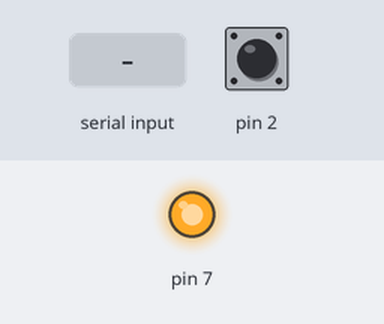
This sketch was run on a simulated Arduino Uno, built with avr-gcc and run on an emulated ATmega328P. On the bench: output pins drawn as LEDs (lit = HIGH). The test bench sets the inputs (shaded band); at power-on: pin 2 HIGH. What the sketch prints to the serial monitor is not drawn.

Above: at 1.2 s.
1.3 s: byte 30 received over Serial
Timing chart, 0 to 4.3 s (numbered marks = the images above; inputs shaded):
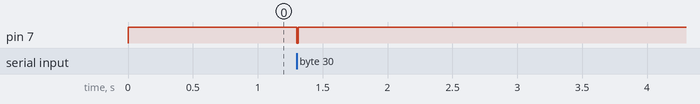

Measured:
- after the input at 1.3 s, pin 7: HIGH → LOW at once, → HIGH 0.01 s later

The sketch:

dispenser.ino
```cpp
#include <Arduino.h>
#include <Servo.h>
#include <Dispenser.h>

int dispense = 0;
long lastAdded = 0;
Dispenser dispenser;


void onButton() {
//    if ((millis() - lastAdded) > 200) {
        dispense++;
        Serial.println(dispense);
//        lastAdded = millis();
//    }
}

void setup() {
    dispenser = Dispenser(9);
    pinMode(2, INPUT_PULLUP);

    pinMode(7, OUTPUT);
    digitalWrite(7, HIGH);
    attachInterrupt(digitalPinToInterrupt(2), onButton, FALLING);
    Serial.begin(9600);
    while (!Serial);
    Serial.println("Started.");
}

void loop() {
    if (Serial.available() > 0) {
        unsigned long incomingByte = Serial.read();
        Serial.println(incomingByte);
        digitalWrite(7, LOW);
        delay(10);
        digitalWrite(7, HIGH);
    }
    for (dispense; dispense > 0; dispense--){
        dispenser.dispense();
        Serial.print("");
    }
}
```
